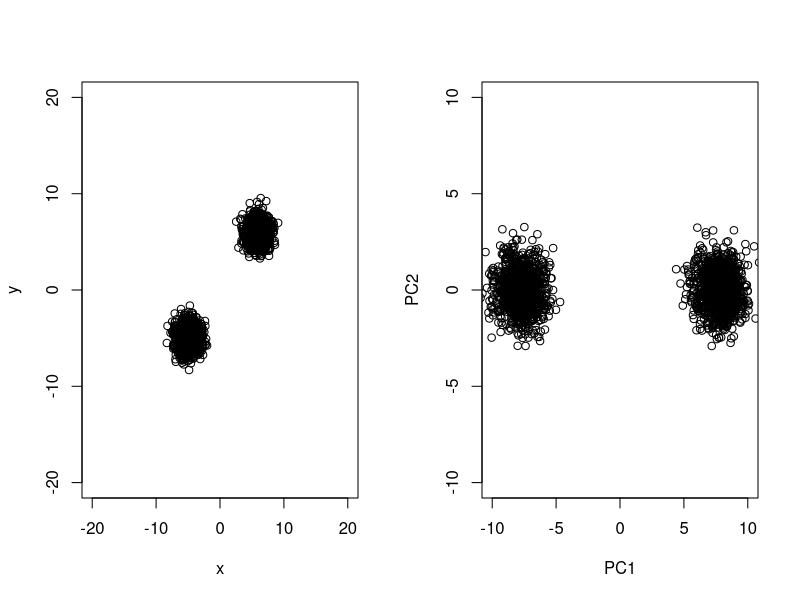

This chart was generated by the following R code: (Note: this script raises an error after producing the figure.)
x <- c(rnorm(1000,-5,1), rnorm(1000,6,1)) 
y <- c(rnorm(1000,-5,1), rnorm(1000,6,1))

par(mfrow = c(1,2))
plot(x, y, xlim = c(-20,20), ylim = c(-20,20))

arr <- cbind(x,y)
pca_obj <- prcomp(arr)
plot(pca_obj$x, xlim = c(-10,10), ylim = c(-10,10))
pca_var <- pca_obj$sdev^2

pca_var/sum(pca_var)

old_percentage_var
pca_obj$rotation
